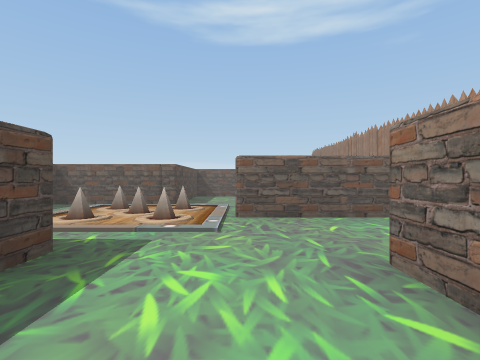
[1] (above)

16 first-person views from a walk through a scene from a Unity 3-D project. The camera is 1.2 m above the floor, looks level and sees 85° across. The floor is counted in squares, 2 m on a side. Each view is taken from the middle of a square. On the plan, view 1 faces up. The plan holds only what a view shows up to about 9 squares ahead; the rest is blank. The place goes on beyond the plan. The player character is not drawn.

[2]
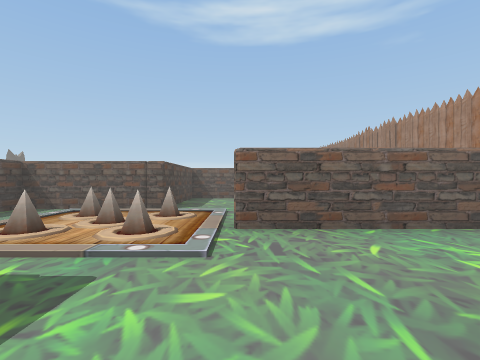

[3]
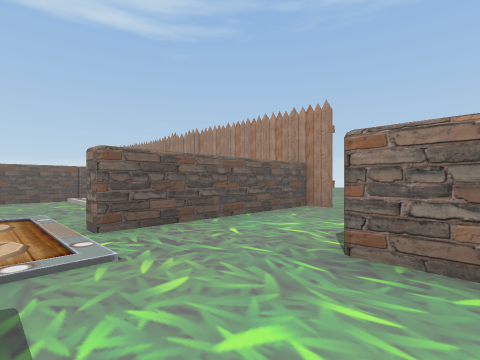

[4]
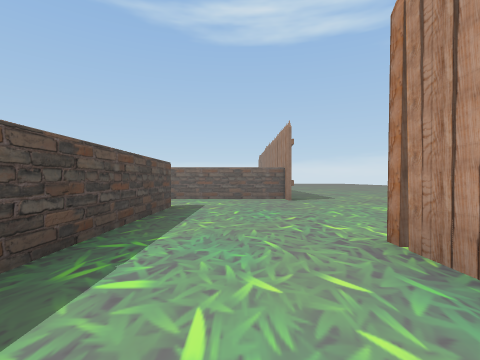

[5]
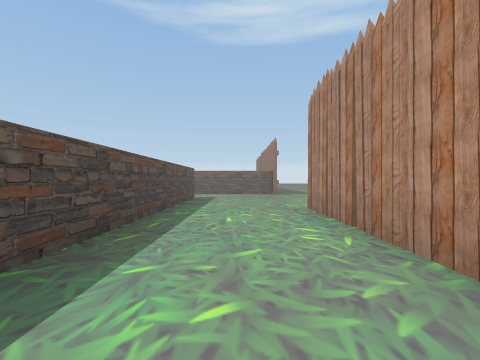

[6]
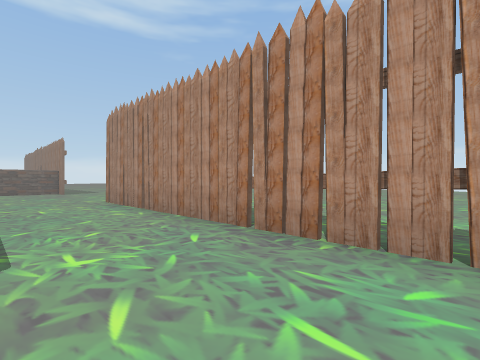

[7]
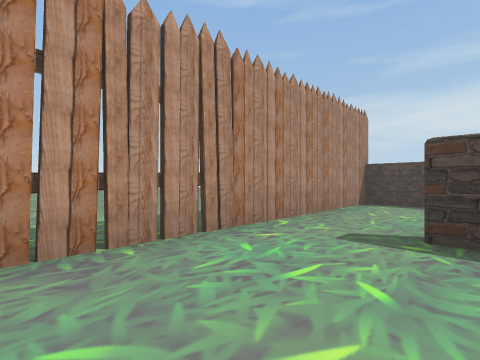

[8]
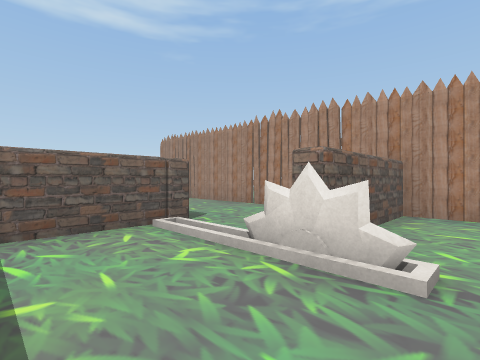

[9]
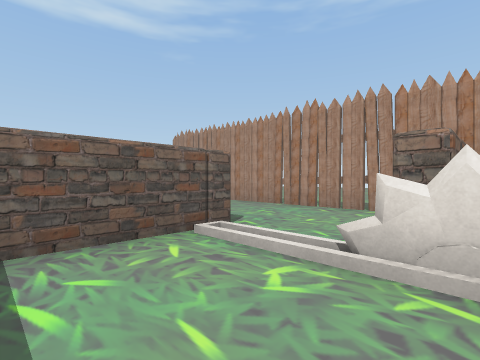

[10]
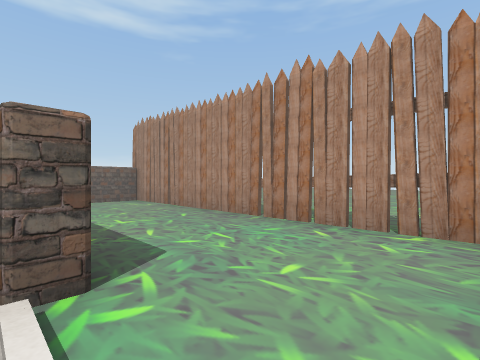

[11]
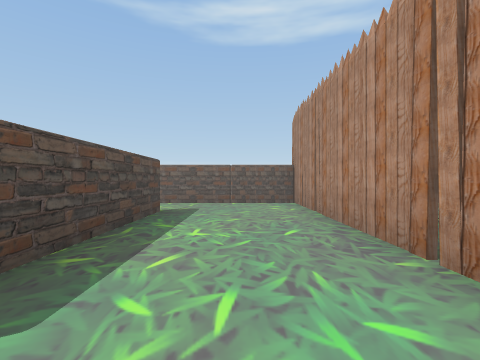

[12]
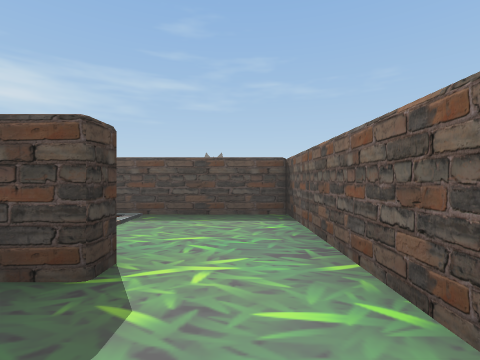

[13]
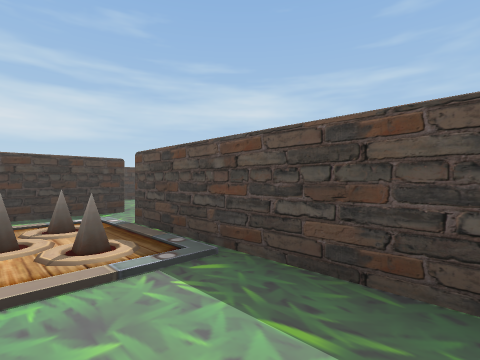

[14]
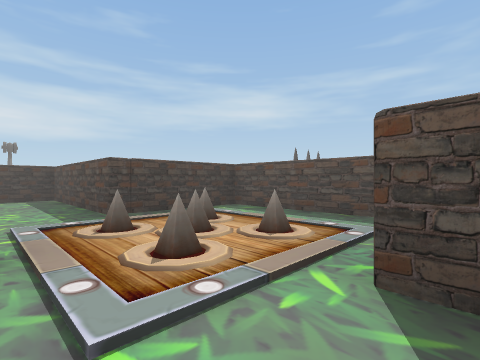

[15]
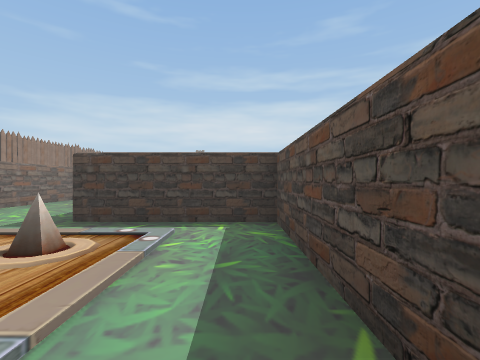

[16]
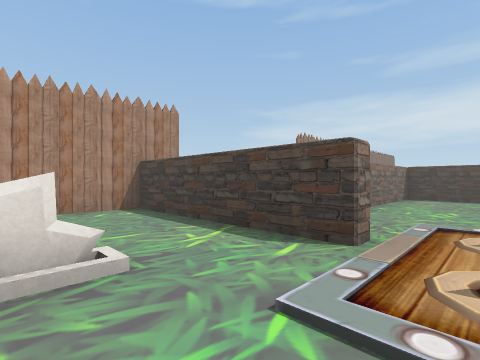

### Floor plan
Points are (right, up) in squares from view 1. A wall is a line through its corners. A room is listed if a view was taken in it or the views show most of it. See-through windows are left out.
Room 1 (views 1, 2, 3, 4, 5, 6, 7)
walls: (1.5, 1.9) (1.5, -5.4); (4.4, 3.6) (4.4, 4.2) (0, 4.2); (-1.6, 2.3) (-1.6, -2.3) (1.1, -2.3) (1.1, 1.9); (4.4, -10.6) (4.4, -1.4)
ways out: opening at (-1, 3.5) to room 2; gap at (0, 5) to room 2; opening at (3, -10)
Room 2 (views 8, 9, 10, 14, 15, 16)
walls: (0, 4.6) (4.4, 4.6) (4.4, 7.3) (1.4, 7.3); (0.5, 9.6) (-1.6, 9.6) (-1.6, 6.4) (-4.5, 6.4) (-4.5, 2.3) (-1.6, 2.3)
ways out: opening at (-1, 3.5) to room 1; gap at (0, 5) to room 1; opening at (1, 9) to room 3
objects: other object (-2, 4) to (-1, 5); other object (1, 7)
Room 3 (views 11, 12)
walls: (1, 14.1) (1.5, 14.1) (1.5, 10.6); (1.5, 9.6) (0.5, 9.6); (4.4, 8.1) (4.4, 15.8) (0.4, 15.8)
ways out: opening at (1, 9) to room 2; opening at (1, 15) to room 4
Room 4 (view 13)
walls: (0.4, 15.8) (-1.6, 15.8) (-1.6, 11.4); (-2, 10) (-0.1, 10)
ways out: opening at (1, 15) to room 3; opening at (-2, 11)
objects: other object (0, 12)

Positions as (right, up) in squares from view 1, and headings:
1: (0, 0), facing up
2: (0, 1), facing up
3: (-1, 1), facing up-right
4: (3, -4), facing up
5: (3, -7), facing up
6: (2, -9), facing up-right
7: (2, -7), facing down-right
8: (-1, 6), facing up-right
9: (-1, 7), facing up-right
10: (1, 8), facing up-right
11: (3, 9), facing up
12: (3, 15), facing left
13: (0, 15), facing down-left
14: (0, 7), facing down-left
15: (-4, 6), facing down
16: (-1, 7), facing down-right
